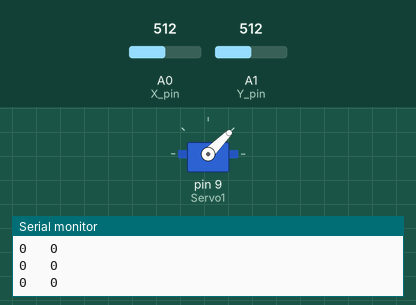
A sketch run on a simulated Arduino Uno, built with avr-gcc and run on an emulated ATmega328P. Shown: servo, the last lines printed to the serial monitor. The test bench sets the inputs (shaded band); at power-on: A1 (Y_pin) = 512, A0 (X_pin) = 512.

Above: at 1.2 s.
1.3 s: A1 (Y_pin) set to 594
2.8 s: A1 (Y_pin) set to 622
At 3.6 s:
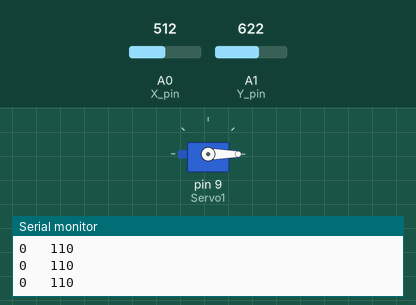
4.4 s: A0 (X_pin) set to 1004
7.4 s: A0 (X_pin) set to 1023
At 8.7 s:
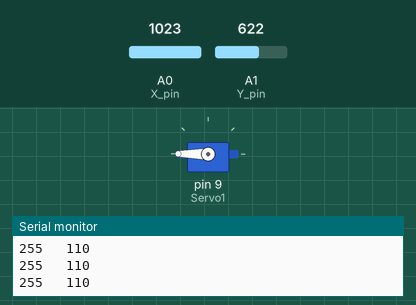
9.0 s: A1 (Y_pin) set to 0
At 10.3 s:
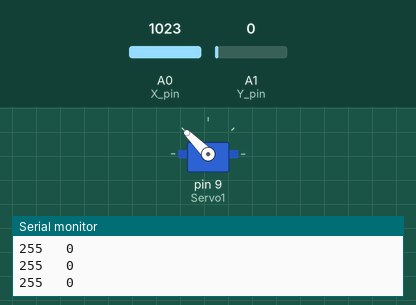
10.7 s: A0 (X_pin) set to 366
12.2 s: A0 (X_pin) set to 346
At 13.1 s:
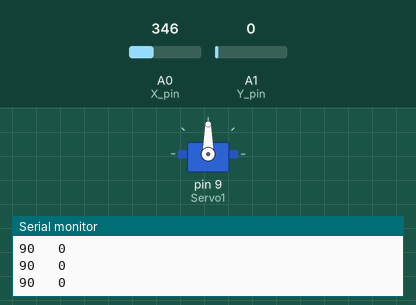
Timing chart, 0 to 14.8 s (numbered marks = the images above; inputs shaded):
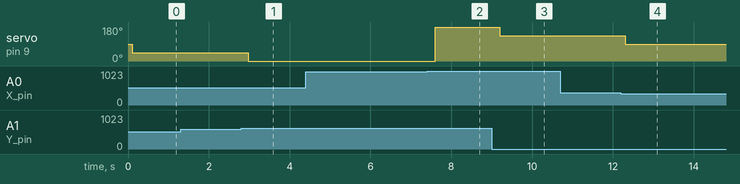

Measured:
- the behaviour switches between 612 and 613 on A1 (Y_pin) (found by bisection; images 0 and 1)
- the behaviour switches between 1022 and 1023 on A0 (X_pin) (found by bisection; images 1 and 2)
- the behaviour switches between 356 and 355 on A0 (X_pin) (found by bisection; images 3 and 4)
- after the input at 2.8 s, servo on pin 9 (Servo1): 45° → 0° after 0.18 s
- after the input at 7.4 s, servo on pin 9 (Servo1): 0° → 180° after 0.20 s
- after the input at 9.0 s, servo on pin 9 (Servo1): 180° → 135° after 0.20 s
- after the input at 12.2 s, servo on pin 9 (Servo1): 135° → 90° after 0.11 s

The sketch:

Control_servo_avec_stick_analogique.ino
```cpp
#include <Servo.h>
Servo Servo1;

int X_pin = 0;
int Y_pin = 1;
byte X_val = 0;
byte Y_val = 0;
int Last_Position = 0;

//int switchPin = 7;


void setup() {
  Serial.begin(9600);
  pinMode(X_pin, INPUT);
  pinMode(Y_pin, INPUT);

  Servo1.attach(9);
}


void loop() {
  X_val = analogRead(X_pin);
  Y_val = analogRead(Y_pin);
  Serial.print(X_val);
  Serial.print("   ");
  Serial.println(Y_val);

   if(X_val == 0 && Y_val > 100 && Y_val < 250){
      for (int position = Last_Position; position == 0; position++) {
       Servo1.write(position);
      delay(15);
      }
      Last_Position = 0;
   }
   if(X_val == 0 && Y_val == 0){
      for (int position = Last_Position; position == 45; position++) {
       Servo1.write(position);
      delay(15);
      }
      Last_Position = 45;
   }
   if(X_val > 0 && X_val < 100 && Y_val == 0){
      for (int position = Last_Position; position == 90; position++) {
       Servo1.write(position);
      delay(15);
      }
      Last_Position = 90;
   }
   if(X_val > 250 && Y_val == 0){
      for (int position = Last_Position; position == 135; position++) {
       Servo1.write(position);
      delay(15);
      }
      Last_Position = 135;
   }
   if(X_val == 255 && Y_val > 100 && Y_val < 250){
      for (int position = Last_Position; position == 180; position++) {
       Servo1.write(position);
      delay(15);
      }
      Last_Position = 180;
   }
   if(X_val > 250 && Y_val > 250){
      for (int position = Last_Position; position == -135; position--) {
       Servo1.write(position);
      delay(15);
      }
      Last_Position = -135;
   }
   if(X_val > 0 && X_val < 100 && Y_val > 250){
      for (int position = Last_Position; position == -90; position--) {
       Servo1.write(position);
      delay(15);
      }
      Last_Position = -90;
   }
   if(X_val == 0 && Y_val > 255){
      for (int position = Last_Position; position == -45; position--) {
       Servo1.write(position);
      delay(15);
      }
      Last_Position = -45;
   }

  delay(100);
}
```
